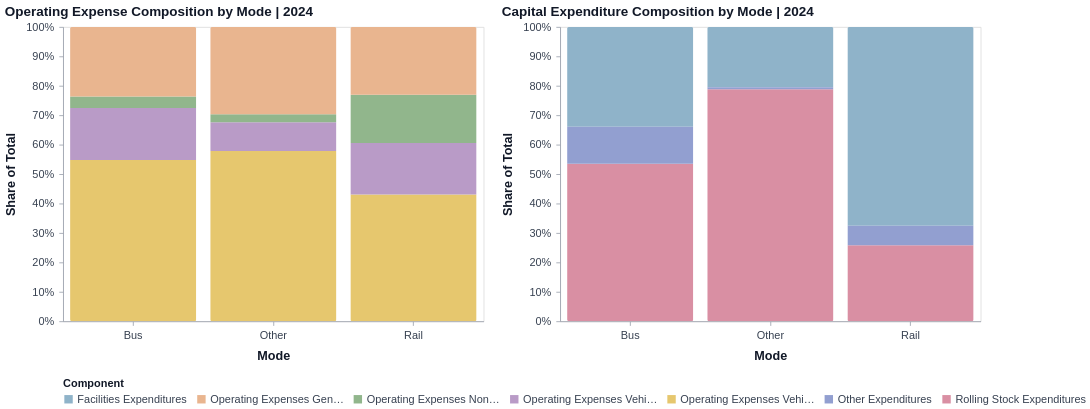

This figure's notebook cell:
### Markdown cell above
### 1.3 Expenses Breakdown by Mode for Latest NTD Year

### Code cell
opex_chart = mode_report_chart.breakdown_chart(
    df_opex,
    group_column = "mode_group", 
    year_column = "year",
    component_columns=[
        "operating_expenses_vehicle_operations_real",
        "operating_expenses_vehicle_maintenance_real",
        "operating_expenses_nonvehicle_maintenance_real",
        "operating_expenses_general_administration_real",
    ],
    title = "Operating Expense Composition by Mode",
)

capex_chart = mode_report_chart.breakdown_chart(
    df_capex,
    group_column = "mode_group", 
    year_column = "year",
    component_columns=[
        "rolling_stock_expenditures_real",
        "facilities_expenditures_real",
        "other_expenditures_real",
    ],
    title = "Capital Expenditure Composition by Mode",
)

charts = [opex_chart, capex_chart]

breakdown_by_mode = (
    alt.hconcat(*charts)
    .configure_axis(**mode_report_chart.ALT_AXIS_CONFIG)
    .configure(font = mode_report_chart.CHART_FONT)
)

breakdown_by_mode

### Figure 1 — Vega specification as saved in the notebook (floating-point values rounded to 4 significant figures)
{"$schema": "https://vega.github.io/schema/vega/v6.json", "data": [{"name": "_server_source_0", "values": [{"year": 2015, "mode_group": "Bus", "component": "Operating Expenses Vehicle Operations", "amount": 2730.0}, {"year": 2015, "mode_group": "Other", "component": "Operating Expenses Vehicle Operations", "amount": 491.4}, {"year": 2015, "mode_group": "Rail", "component": "Operating Expenses Vehicle Operations", "amount": 1033.0}, {"year": 2016, "mode_group": "Bus", "component": "Operating Expenses Vehicle Operations", "amount": 2823.0}, {"year": 2016, "mode_group": "Other", "component": "Operating Expenses Vehicle Operations", "amount": 465.5}, {"year": 2016, "mode_group": "Rail", "component": "Operating Expenses Vehicle Operations", "amount": 1074.0}, {"year": 2017, "mode_group": "Bus", "component": "Operating Expenses Vehicle Operations", "amount": 2918.0}, {"year": 2017, "mode_group": "Other", "component": "Operating Expenses Vehicle Operations", "amount": 460.2}, {"year": 2017, "mode_group": "Rail", "component": "Operating Expenses Vehicle Operations", "amount": 1101.0}, {"year": 2018, "mode_group": "Bus", "component": "Operating Expenses Vehicle Operations", "amount": 2978.0}, {"year": 2018, "mode_group": "Other", "component": "Operating Expenses Vehicle Operations", "amount": 458.9}, {"year": 2018, "mode_group": "Rail", "component": "Operating Expenses Vehicle Operations", "amount": 1128.0}, {"year": 2019, "mode_group": "Bus", "component": "Operating Expenses Vehicle Operations", "amount": 3074.0}, {"year": 2019, "mode_group": "Other", "component": "Operating Expenses Vehicle Operations", "amount": 490.7}, {"year": 2019, "mode_group": "Rail", "component": "Operating Expenses Vehicle Operations", "amount": 1225.0}, {"year": 2020, "mode_group": "Bus", "component": "Operating Expenses Vehicle Operations", "amount": 2942.0}, {"year": 2020, "mode_group": "Other", "component": "Operating Expenses Vehicle Operations", "amount": 453.5}, {"year": 2020, "mode_group": "Rail", "component": "Operating Expenses Vehicle Operations", "amount": 1168.0}, {"year": 2021, "mode_group": "Bus", "component": "Operating Expenses Vehicle Operations", "amount": 2661.0}, {"year": 2021, "mode_group": "Other", "component": "Operating Expenses Vehicle Operations", "amount": 325.2}, {"year": 2021, "mode_group": "Rail", "component": "Operating Expenses Vehicle Operations", "amount": 964.6}, {"year": 2022, "mode_group": "Bus", "component": "Operating Expenses Vehicle Operations", "amount": 2696.0}, {"year": 2022, "mode_group": "Other", "component": "Operating Expenses Vehicle Operations", "amount": 420.0}, {"year": 2022, "mode_group": "Rail", "component": "Operating Expenses Vehicle Operations", "amount": 1057.0}, {"year": 2023, "mode_group": "Bus", "component": "Operating Expenses Vehicle Operations", "amount": 2997.0}, {"year": 2023, "mode_group": "Other", "component": "Operating Expenses Vehicle Operations", "amount": 493.1}, {"year": 2023, "mode_group": "Rail", "component": "Operating Expenses Vehicle Operations", "amount": 1197.0}, {"year": 2024, "mode_group": "Bus", "component": "Operating Expenses Vehicle Operations", "amount": 3075.0}, {"year": 2024, "mode_group": "Other", "component": "Operating Expenses Vehicle Operations", "amount": 555.4}, {"year": 2024, "mode_group": "Rail", "component": "Operating Expenses Vehicle Operations", "amount": 1345.0}, {"year": 2015, "mode_group": "Bus", "component": "Operating Expenses Vehicle Maintenance", "amount": 956.9}, {"year": 2015, "mode_group": "Other", "component": "Operating Expenses Vehicle Maintenance", "amount": 87.17}, {"year": 2015, "mode_group": "Rail", "component": "Operating Expenses Vehicle Maintenance", "amount": 476.5}, {"year": 2016, "mode_group": "Bus", "component": "Operating Expenses Vehicle Maintenance", "amount": 978.6}, {"year": 2016, "mode_group": "Other", "component": "Operating Expenses Vehicle Maintenance", "amount": 95.09}, {"year": 2016, "mode_group": "Rail", "component": "Operating Expenses Vehicle Maintenance", "amount": 556.3}, {"year": 2017, "mode_group": "Bus", "component": "Operating Expenses Vehicle Maintenance", "amount": 1002.0}, {"year": 2017, "mode_group": "Other", "component": "Operating Expenses Vehicle Maintenance", "amount": 95.24}, {"year": 2017, "mode_group": "Rail", "component": "Operating Expenses Vehicle Maintenance", "amount": 554.7}, {"year": 2018, "mode_group": "Bus", "component": "Operating Expenses Vehicle Maintenance", "amount": 995.9}, {"year": 2018, "mode_group": "Other", "component": "Operating Expenses Vehicle Maintenance", "amount": 93.96}, {"year": 2018, "mode_group": "Rail", "component": "Operating Expenses Vehicle Maintenance", "amount": 609.0}, {"year": 2019, "mode_group": "Bus", "component": "Operating Expenses Vehicle Maintenance", "amount": 1011.0}, {"year": 2019, "mode_group": "Other", "component": "Operating Expenses Vehicle Maintenance", "amount": 95.81}, {"year": 2019, "mode_group": "Rail", "component": "Operating Expenses Vehicle Maintenance", "amount": 585.0}, {"year": 2020, "mode_group": "Bus", "component": "Operating Expenses Vehicle Maintenance", "amount": 983.9}, {"year": 2020, "mode_group": "Other", "component": "Operating Expenses Vehicle Maintenance", "amount": 83.89}, {"year": 2020, "mode_group": "Rail", "component": "Operating Expenses Vehicle Maintenance", "amount": 563.7}, {"year": 2021, "mode_group": "Bus", "component": "Operating Expenses Vehicle Maintenance", "amount": 931.9}, {"year": 2021, "mode_group": "Other", "component": "Operating Expenses Vehicle Maintenance", "amount": 69.8}, {"year": 2021, "mode_group": "Rail", "component": "Operating Expenses Vehicle Maintenance", "amount": 484.6}, {"year": 2022, "mode_group": "Bus", "component": "Operating Expenses Vehicle Maintenance", "amount": 893.0}, {"year": 2022, "mode_group": "Other", "component": "Operating Expenses Vehicle Maintenance", "amount": 74.38}, {"year": 2022, "mode_group": "Rail", "component": "Operating Expenses Vehicle Maintenance", "amount": 490.0}, {"year": 2023, "mode_group": "Bus", "component": "Operating Expenses Vehicle Maintenance", "amount": 952.1}, {"year": 2023, "mode_group": "Other", "component": "Operating Expenses Vehicle Maintenance", "amount": 83.24}, {"year": 2023, "mode_group": "Rail", "component": "Operating Expenses Vehicle Maintenance", "amount": 523.5}, {"year": 2024, "mode_group": "Bus", "component": "Operating Expenses Vehicle Maintenance", "amount": 987.7}, {"year": 2024, "mode_group": "Other", "component": "Operating Expenses Vehicle Maintenance", "amount": 93.64}, {"year": 2024, "mode_group": "Rail", "component": "Operating Expenses Vehicle Maintenance", "amount": 546.7}, {"year": 2015, "mode_group": "Bus", "component": "Operating Expenses Nonvehicle Maintenance", "amount": 198.7}, {"year": 2015, "mode_group": "Other", "component": "Operating Expenses Nonvehicle Maintenance", "amount": 13.59}, {"year": 2015, "mode_group": "Rail", "component": "Operating Expenses Nonvehicle Maintenance", "amount": 405.1}, {"year": 2016, "mode_group": "Bus", "component": "Operating Expenses Nonvehicle Maintenance", "amount": 193.9}, {"year": 2016, "mode_group": "Other", "component": "Operating Expenses Nonvehicle Maintenance", "amount": 14.65}, {"year": 2016, "mode_group": "Rail", "component": "Operating Expenses Nonvehicle Maintenance", "amount": 419.9}, {"year": 2017, "mode_group": "Bus", "component": "Operating Expenses Nonvehicle Maintenance", "amount": 197.2}, {"year": 2017, "mode_group": "Other", "component": "Operating Expenses Nonvehicle Maintenance", "amount": 15.7}, {"year": 2017, "mode_group": "Rail", "component": "Operating Expenses Nonvehicle Maintenance", "amount": 449.0}, {"year": 2018, "mode_group": "Bus", "component": "Operating Expenses Nonvehicle Maintenance", "amount": 189.4}, {"year": 2018, "mode_group": "Other", "component": "Operating Expenses Nonvehicle Maintenance", "amount": 17.12}, {"year": 2018, "mode_group": "Rail", "component": "Operating Expenses Nonvehicle Maintenance", "amount": 457.3}, {"year": 2019, "mode_group": "Bus", "component": "Operating Expenses Nonvehicle Maintenance", "amount": 200.9}, {"year": 2019, "mode_group": "Other", "component": "Operating Expenses Nonvehicle Maintenance", "amount": 16.59}, {"year": 2019, "mode_group": "Rail", "component": "Operating Expenses Nonvehicle Maintenance", "amount": 474.7}, {"year": 2020, "mode_group": "Bus", "component": "Operating Expenses Nonvehicle Maintenance", "amount": 224.9}, {"year": 2020, "mode_group": "Other", "component": "Operating Expenses Nonvehicle Maintenance", "amount": 20.62}, {"year": 2020, "mode_group": "Rail", "component": "Operating Expenses Nonvehicle Maintenance", "amount": 474.5}, {"year": 2021, "mode_group": "Bus", "component": "Operating Expenses Nonvehicle Maintenance", "amount": 205.0}, {"year": 2021, "mode_group": "Other", "component": "Operating Expenses Nonvehicle Maintenance", "amount": 18.89}, {"year": 2021, "mode_group": "Rail", "component": "Operating Expenses Nonvehicle Maintenance", "amount": 414.3}, {"year": 2022, "mode_group": "Bus", "component": "Operating Expenses Nonvehicle Maintenance", "amount": 191.7}, {"year": 2022, "mode_group": "Other", "component": "Operating Expenses Nonvehicle Maintenance", "amount": 18.34}, {"year": 2022, "mode_group": "Rail", "component": "Operating Expenses Nonvehicle Maintenance", "amount": 415.9}, {"year": 2023, "mode_group": "Bus", "component": "Operating Expenses Nonvehicle Maintenance", "amount": 207.4}, {"year": 2023, "mode_group": "Other", "component": "Operating Expenses Nonvehicle Maintenance", "amount": 22.79}, {"year": 2023, "mode_group": "Rail", "component": "Operating Expenses Nonvehicle Maintenance", "amount": 493.0}, {"year": 2024, "mode_group": "Bus", "component": "Operating Expenses Nonvehicle Maintenance", "amount": 218.7}, {"year": 2024, "mode_group": "Other", "component": "Operating Expenses Nonvehicle Maintenance", "amount": 26.22}, {"year": 2024, "mode_group": "Rail", "component": "Operating Expenses Nonvehicle Maintenance", "amount": 513.8}, {"year": 2015, "mode_group": "Bus", "component": "Operating Expenses General Administration", "amount": 1006.0}, {"year": 2015, "mode_group": "Other", "component": "Operating Expenses General Administration", "amount": 226.4}, {"year": 2015, "mode_group": "Rail", "component": "Operating Expenses General Administration", "amount": 499.2}, {"year": 2016, "mode_group": "Bus", "component": "Operating Expenses General Administration", "amount": 1139.0}, {"year": 2016, "mode_group": "Other", "component": "Operating Expenses General Administration", "amount": 227.9}, {"year": 2016, "mode_group": "Rail", "component": "Operating Expenses General Administration", "amount": 550.4}, {"year": 2017, "mode_group": "Bus", "component": "Operating Expenses General Administration", "amount": 1156.0}, {"year": 2017, "mode_group": "Other", "component": "Operating Expenses General Administration", "amount": 228.4}, {"year": 2017, "mode_group": "Rail", "component": "Operating Expenses General Administration", "amount": 607.7}, {"year": 2018, "mode_group": "Bus", "component": "Operating Expenses General Administration", "amount": 1177.0}, {"year": 2018, "mode_group": "Other", "component": "Operating Expenses General Administration", "amount": 230.3}, {"year": 2018, "mode_group": "Rail", "component": "Operating Expenses General Administration", "amount": 621.2}, {"year": 2019, "mode_group": "Bus", "component": "Operating Expenses General Administration", "amount": 1241.0}, {"year": 2019, "mode_group": "Other", "component": "Operating Expenses General Administration", "amount": 255.8}, {"year": 2019, "mode_group": "Rail", "component": "Operating Expenses General Administration", "amount": 607.3}, {"year": 2020, "mode_group": "Bus", "component": "Operating Expenses General Administration", "amount": 1365.0}, {"year": 2020, "mode_group": "Other", "component": "Operating Expenses General Administration", "amount": 244.8}, {"year": 2020, "mode_group": "Rail", "component": "Operating Expenses General Administration", "amount": 613.5}, {"year": 2021, "mode_group": "Bus", "component": "Operating Expenses General Administration", "amount": 1233.0}, {"year": 2021, "mode_group": "Other", "component": "Operating Expenses General Administration", "amount": 226.8}, {"year": 2021, "mode_group": "Rail", "component": "Operating Expenses General Administration", "amount": 579.8}, {"year": 2022, "mode_group": "Bus", "component": "Operating Expenses General Administration", "amount": 1113.0}, {"year": 2022, "mode_group": "Other", "component": "Operating Expenses General Administration", "amount": 231.7}, {"year": 2022, "mode_group": "Rail", "component": "Operating Expenses General Administration", "amount": 602.0}, {"year": 2023, "mode_group": "Bus", "component": "Operating Expenses General Administration", "amount": 1199.0}, {"year": 2023, "mode_group": "Other", "component": "Operating Expenses General Administration", "amount": 254.0}, {"year": 2023, "mode_group": "Rail", "component": "Operating Expenses General Administration", "amount": 578.4}, {"year": 2024, "mode_group": "Bus", "component": "Operating Expenses General Administration", "amount": 1328.0}, {"year": 2024, "mode_group": "Other", "component": "Operating Expenses General Administration", "amount": 285.3}, {"year": 2024, "mode_group": "Rail", "component": "Operating Expenses General Administration", "amount": 719.1}]}, {"name": "_server_source_1", "values": [{"year": 2015, "mode_group": "Bus", "component": "Rolling Stock Expenditures", "amount": 720.7}, {"year": 2015, "mode_group": "Other", "component": "Rolling Stock Expenditures", "amount": 65.6}, {"year": 2015, "mode_group": "Rail", "component": "Rolling Stock Expenditures", "amount": 200.3}, {"year": 2016, "mode_group": "Bus", "component": "Rolling Stock Expenditures", "amount": 953.1}, {"year": 2016, "mode_group": "Other", "component": "Rolling Stock Expenditures", "amount": 64.83}, {"year": 2016, "mode_group": "Rail", "component": "Rolling Stock Expenditures", "amount": 292.6}, {"year": 2017, "mode_group": "Bus", "component": "Rolling Stock Expenditures", "amount": 894.8}, {"year": 2017, "mode_group": "Other", "component": "Rolling Stock Expenditures", "amount": 127.2}, {"year": 2017, "mode_group": "Rail", "component": "Rolling Stock Expenditures", "amount": 404.3}, {"year": 2018, "mode_group": "Bus", "component": "Rolling Stock Expenditures", "amount": 722.3}, {"year": 2018, "mode_group": "Other", "component": "Rolling Stock Expenditures", "amount": 89.95}, {"year": 2018, "mode_group": "Rail", "component": "Rolling Stock Expenditures", "amount": 611.2}, {"year": 2019, "mode_group": "Bus", "component": "Rolling Stock Expenditures", "amount": 853.5}, {"year": 2019, "mode_group": "Other", "component": "Rolling Stock Expenditures", "amount": 121.2}, {"year": 2019, "mode_group": "Rail", "component": "Rolling Stock Expenditures", "amount": 805.8}, {"year": 2020, "mode_group": "Bus", "component": "Rolling Stock Expenditures", "amount": 713.0}, {"year": 2020, "mode_group": "Other", "component": "Rolling Stock Expenditures", "amount": 101.4}, {"year": 2020, "mode_group": "Rail", "component": "Rolling Stock Expenditures", "amount": 965.7}, {"year": 2021, "mode_group": "Bus", "component": "Rolling Stock Expenditures", "amount": 628.0}, {"year": 2021, "mode_group": "Other", "component": "Rolling Stock Expenditures", "amount": 52.11}, {"year": 2021, "mode_group": "Rail", "component": "Rolling Stock Expenditures", "amount": 676.4}, {"year": 2022, "mode_group": "Bus", "component": "Rolling Stock Expenditures", "amount": 464.7}, {"year": 2022, "mode_group": "Other", "component": "Rolling Stock Expenditures", "amount": 53.43}, {"year": 2022, "mode_group": "Rail", "component": "Rolling Stock Expenditures", "amount": 634.6}, {"year": 2023, "mode_group": "Bus", "component": "Rolling Stock Expenditures", "amount": 506.0}, {"year": 2023, "mode_group": "Other", "component": "Rolling Stock Expenditures", "amount": 29.83}, {"year": 2023, "mode_group": "Rail", "component": "Rolling Stock Expenditures", "amount": 868.6}, {"year": 2024, "mode_group": "Bus", "component": "Rolling Stock Expenditures", "amount": 515.9}, {"year": 2024, "mode_group": "Other", "component": "Rolling Stock Expenditures", "amount": 65.67}, {"year": 2024, "mode_group": "Rail", "component": "Rolling Stock Expenditures", "amount": 1069.0}, {"year": 2015, "mode_group": "Bus", "component": "Facilities Expenditures", "amount": 449.6}, {"year": 2015, "mode_group": "Other", "component": "Facilities Expenditures", "amount": 30.29}, {"year": 2015, "mode_group": "Rail", "component": "Facilities Expenditures", "amount": 4112.0}, {"year": 2016, "mode_group": "Bus", "component": "Facilities Expenditures", "amount": 238.4}, {"year": 2016, "mode_group": "Other", "component": "Facilities Expenditures", "amount": 39.1}, {"year": 2016, "mode_group": "Rail", "component": "Facilities Expenditures", "amount": 3529.0}, {"year": 2017, "mode_group": "Bus", "component": "Facilities Expenditures", "amount": 285.1}, {"year": 2017, "mode_group": "Other", "component": "Facilities Expenditures", "amount": 54.7}, {"year": 2017, "mode_group": "Rail", "component": "Facilities Expenditures", "amount": 3104.0}, {"year": 2018, "mode_group": "Bus", "component": "Facilities Expenditures", "amount": 409.8}, {"year": 2018, "mode_group": "Other", "component": "Facilities Expenditures", "amount": 93.49}, {"year": 2018, "mode_group": "Rail", "component": "Facilities Expenditures", "amount": 3046.0}, {"year": 2019, "mode_group": "Bus", "component": "Facilities Expenditures", "amount": 367.7}, {"year": 2019, "mode_group": "Other", "component": "Facilities Expenditures", "amount": 65.41}, {"year": 2019, "mode_group": "Rail", "component": "Facilities Expenditures", "amount": 3101.0}, {"year": 2020, "mode_group": "Bus", "component": "Facilities Expenditures", "amount": 303.2}, {"year": 2020, "mode_group": "Other", "component": "Facilities Expenditures", "amount": 22.9}, {"year": 2020, "mode_group": "Rail", "component": "Facilities Expenditures", "amount": 3817.0}, {"year": 2021, "mode_group": "Bus", "component": "Facilities Expenditures", "amount": 268.6}, {"year": 2021, "mode_group": "Other", "component": "Facilities Expenditures", "amount": 13.0}, {"year": 2021, "mode_group": "Rail", "component": "Facilities Expenditures", "amount": 3391.0}, {"year": 2022, "mode_group": "Bus", "component": "Facilities Expenditures", "amount": 181.8}, {"year": 2022, "mode_group": "Other", "component": "Facilities Expenditures", "amount": 9.556}, {"year": 2022, "mode_group": "Rail", "component": "Facilities Expenditures", "amount": 4669.0}, {"year": 2023, "mode_group": "Bus", "component": "Facilities Expenditures", "amount": 226.6}, {"year": 2023, "mode_group": "Other", "component": "Facilities Expenditures", "amount": 22.38}, {"year": 2023, "mode_group": "Rail", "component": "Facilities Expenditures", "amount": 3050.0}, {"year": 2024, "mode_group": "Bus", "component": "Facilities Expenditures", "amount": 326.8}, {"year": 2024, "mode_group": "Other", "component": "Facilities Expenditures", "amount": 17.06}, {"year": 2024, "mode_group": "Rail", "component": "Facilities Expenditures", "amount": 2797.0}, {"year": 2015, "mode_group": "Bus", "component": "Other Expenditures", "amount": 132.5}, {"year": 2015, "mode_group": "Other", "component": "Other Expenditures", "amount": 3.13}, {"year": 2015, "mode_group": "Rail", "component": "Other Expenditures", "amount": 204.8}, {"year": 2016, "mode_group": "Bus", "component": "Other Expenditures", "amount": 136.1}, {"year": 2016, "mode_group": "Other", "component": "Other Expenditures", "amount": 7.372}, {"year": 2016, "mode_group": "Rail", "component": "Other Expenditures", "amount": 256.2}, {"year": 2017, "mode_group": "Bus", "component": "Other Expenditures", "amount": 159.9}, {"year": 2017, "mode_group": "Other", "component": "Other Expenditures", "amount": 3.198}, {"year": 2017, "mode_group": "Rail", "component": "Other Expenditures", "amount": 214.2}, {"year": 2018, "mode_group": "Bus", "component": "Other Expenditures", "amount": 133.0}, {"year": 2018, "mode_group": "Other", "component": "Other Expenditures", "amount": 4.289}, {"year": 2018, "mode_group": "Rail", "component": "Other Expenditures", "amount": 137.1}, {"year": 2019, "mode_group": "Bus", "component": "Other Expenditures", "amount": 101.5}, {"year": 2019, "mode_group": "Other", "component": "Other Expenditures", "amount": 1.707}, {"year": 2019, "mode_group": "Rail", "component": "Other Expenditures", "amount": 176.2}, {"year": 2020, "mode_group": "Bus", "component": "Other Expenditures", "amount": 123.0}, {"year": 2020, "mode_group": "Other", "component": "Other Expenditures", "amount": 4.209}, {"year": 2020, "mode_group": "Rail", "component": "Other Expenditures", "amount": 148.3}, {"year": 2021, "mode_group": "Bus", "component": "Other Expenditures", "amount": 79.14}, {"year": 2021, "mode_group": "Other", "component": "Other Expenditures", "amount": 5.296}, {"year": 2021, "mode_group": "Rail", "component": "Other Expenditures", "amount": 155.1}, {"year": 2022, "mode_group": "Bus", "component": "Other Expenditures", "amount": 93.86}, {"year": 2022, "mode_group": "Other", "component": "Other Expenditures", "amount": 2.911}, {"year": 2022, "mode_group": "Rail", "component": "Other Expenditures", "amount": 325.3}, {"year": 2023, "mode_group": "Bus", "component": "Other Expenditures", "amount": 134.8}, {"year": 2023, "mode_group": "Other", "component": "Other Expenditures", "amount": 0.719}, {"year": 2023, "mode_group": "Rail", "component": "Other Expenditures", "amount": 149.3}, {"year": 2024, "mode_group": "Bus", "component": "Other Expenditures", "amount": 120.8}, {"year": 2024, "mode_group": "Other", "component": "Other Expenditures", "amount": 0.6314}, {"year": 2024, "mode_group": "Rail", "component": "Other Expenditures", "amount": 275.3}]}, {"name": "source_0", "source": "_server_source_0", "transform": [{"type": "filter", "expr": "datum['year'] == year_sel"}, {"type": "stack", "field": "amount", "groupby": ["mode_group"], "sort": {"field": ["component"], "order": ["descending"]}, "as": ["amount_start", "amount_end"], "offset": "normalize"}, {"type": "filter", "expr": "isValid(datum[\"amount\"]) && isFinite(+datum[\"amount\"])"}]}, {"name": "source_1", "source": "_server_source_1", "transform": [{"type": "filter", "expr": "datum['year'] == year_sel"}, {"type": "stack", "field": "amount", "groupby": ["mode_group"], "sort": {"field": ["component"], "order": ["descending"]}, "as": ["amount_start", "amount_end"], "offset": "normalize"}, {"type": "filter", "expr": "isValid(datum[\"amount\"]) && isFinite(+datum[\"amount\"])"}]}, {"name": "source_0_color_domain_component_0", "source": "source_0", "transform": [{"type": "aggregate", "groupby": ["component"], "fields": [], "ops": [], "as": []}, {"type": "formula", "expr": "datum['component']", "as": "sort_field"}, {"type": "project", "fields": ["component"]}]}, {"name": "source_1_color_domain_component_1", "source": "source_1", "transform": [{"type": "aggregate", "groupby": ["component"], "fields": [], "ops": [], "as": []}, {"type": "formula", "expr": "datum['component']", "as": "sort_field"}, {"type": "project", "fields": ["component"]}]}, {"name": "source_0_concat_0_x_domain_mode_group", "source": "source_0", "transform": [{"type": "aggregate", "groupby": ["mode_group"], "fields": [], "ops": [], "as": []}, {"type": "formula", "expr": "datum['mode_group']", "as": "sort_field"}, {"type": "project", "fields": ["mode_group"]}]}, {"name": "source_1_concat_1_x_domain_mode_group", "source": "source_1", "transform": [{"type": "aggregate", "groupby": ["mode_group"], "fields": [], "ops": [], "as": []}, {"type": "formula", "expr": "datum['mode_group']", "as": "sort_field"}, {"type": "project", "fields": ["mode_group"]}]}], "signals": [{"name": "childWidth", "value": 500}, {"name": "year_sel", "value": 2024, "bind": {"input": "select", "options": [2015, 2016, 2017, 2018, 2019, 2020, 2021, 2022, 2023, 2024], "name": "Year "}}], "marks": [{"type": "group", "name": "concat_0_group", "encode": {"update": {"height": {"signal": "height"}, "width": {"signal": "childWidth"}}}, "marks": [{"type": "group", "from": {"facet": {"data": "source_0", "name": "stack_group_concat_0_main", "groupby": ["mode_group"], "aggregate": {"fields": ["amount_start", "amount_start", "amount_end", "amount_end"], "ops": ["min", "max", "min", "max"]}}}, "encode": {"update": {"y": {"signal": "min(scale('concat_0_y',datum[\"min_amount_start\"]),scale('concat_0_y',datum[\"max_amount_start\"]),scale('concat_0_y',datum[\"min_amount_end\"]),scale('concat_0_y',datum[\"max_amount_end\"]))"}, "width": {"signal": "max(0.25, bandwidth('concat_0_x'))"}, "cornerRadius": {"value": 2}, "x": {"field": "mode_group", "scale": "concat_0_x"}, "y2": {"signal": "max(scale('concat_0_y',datum[\"min_amount_start\"]),scale('concat_0_y',datum[\"max_amount_start\"]),scale('concat_0_y',datum[\"min_amount_end\"]),scale('concat_0_y',datum[\"max_amount_end\"]))"}, "clip": {"value": true}}}, "marks": [{"type": "group", "encode": {"update": {"width": {"field": {"signal": null, "datum": null, "group": "width", "parent": null}}, "y": {"field": {"signal": null, "datum": null, "group": "y", "parent": null}, "mult": -1}}}, "marks": [{"type": "rect", "name": "concat_0_marks", "from": {"data": "stack_group_concat_0_main"}, "encode": {"update": {"width": {"field": {"signal": null, "datum": null, "group": "width", "parent": null}}, "y2": {"field": "amount_start", "scale": "concat_0_y"}, "y": {"field": "amount_end", "scale": "concat_0_y"}, "fill": {"field": "component", "scale": "color"}, "tooltip": {"signal": "{\"Mode\": isValid(datum[\"mode_group\"]) ? isArray(datum[\"mode_group\"]) ? join(datum[\"mode_group\"], '\\n') : datum[\"mode_group\"] : \"\"+datum[\"mode_group\"], \"Component\": isValid(datum[\"component\"]) ? isArray(datum[\"component\"]) ? join(datum[\"component\"], '\\n') : datum[\"component\"] : \"\"+datum[\"component\"], \"Amount ($M)\": format(datum[\"amount\"], \",.1f\")}"}}}, "style": ["bar"]}]}]}], "axes": [{"scale": "concat_0_x", "labelColor": "#374151", "orient": "bottom", "labelFontSize": 13, "titleFont": "Arial", "grid": false, "titleFontSize": 15, "tickColor": "#9CA3AF", "labelBaseline": "top", "labelFontWeight": 500, "title": "Mode", "labelFont": "Arial", "titleFontWeight": 600, "labelPadding": 6, "zindex": 0, "titleColor": "#111827", "domainColor": "#9CA3AF", "titlePadding": 10, "labelAngle": 0}, {"scale": "concat_0_y", "labelFontSize": 13, "grid": false, "labelFontWeight": 500, "labelPadding": 6, "tickColor": "#9CA3AF", "titleColor": "#111827", "tickCount": {"signal": "ceil(height/40)"}, "title": "Share of Total", "orient": "left", "zindex": 0, "labelFont": "Arial", "titleFont": "Arial", "titleFontSize": 15, "labelColor": "#374151", "labelOverlap": true, "domainColor": "#9CA3AF", "titlePadding": 10, "titleFontWeight": 600, "format": ".0%"}], "title": {"text": {"signal": "'Operating Expense Composition by Mode | ' + year_sel"}, "fontSize": 16, "font": "Century Gothic, Helvetica, Arial, sans-serif", "color": "#111827", "fontWeight": 600, "anchor": "start"}, "style": "cell"}, {"type": "group", "name": "concat_1_group", "encode": {"update": {"width": {"signal": "childWidth"}, "height": {"signal": "height"}}}, "marks": [{"type": "group", "from": {"facet": {"data": "source_1", "name": "stack_group_concat_1_main", "groupby": ["mode_group"], "aggregate": {"fields": ["amount_start", "amount_start", "amount_end", "amount_end"], "ops": ["min", "max", "min", "max"]}}}, "encode": {"update": {"clip": {"value": true}, "cornerRadius": {"value": 2}, "width": {"signal": "max(0.25, bandwidth('concat_1_x'))"}, "x": {"field": "mode_group", "scale": "concat_1_x"}, "y2": {"signal": "max(scale('concat_1_y',datum[\"min_amount_start\"]),scale('concat_1_y',datum[\"max_amount_start\"]),scale('concat_1_y',datum[\"min_amount_end\"]),scale('concat_1_y',datum[\"max_amount_end\"]))"}, "y": {"signal": "min(scale('concat_1_y',datum[\"min_amount_start\"]),scale('concat_1_y',datum[\"max_amount_start\"]),scale('concat_1_y',datum[\"min_amount_end\"]),scale('concat_1_y',datum[\"max_amount_end\"]))"}}}, "marks": [{"type": "group", "encode": {"update": {"width": {"field": {"signal": null, "datum": null, "group": "width", "parent": null}}, "y": {"field": {"signal": null, "datum": null, "group": "y", "parent": null}, "mult": -1}}}, "marks": [{"type": "rect", "name": "concat_1_marks", "from": {"data": "stack_group_concat_1_main"}, "encode": {"update": {"fill": {"field": "component", "scale": "color"}, "y2": {"field": "amount_start", "scale": "concat_1_y"}, "y": {"field": "amount_end", "scale": "concat_1_y"}, "width": {"field": {"signal": null, "datum": null, "group": "width", "parent": null}}, "tooltip": {"signal": "{\"Mode\": isValid(datum[\"mode_group\"]) ? isArray(datum[\"mode_group\"]) ? join(datum[\"mode_group\"], '\\n') : datum[\"mode_group\"] : \"\"+datum[\"mode_group\"], \"Component\": isValid(datum[\"component\"]) ? isArray(datum[\"component\"]) ? join(datum[\"component\"], '\\n') : datum[\"component\"] : \"\"+datum[\"component\"], \"Amount ($M)\": format(datum[\"amount\"], \",.1f\")}"}}}, "style": ["bar"]}]}]}], "axes": [{"scale": "concat_1_x", "tickColor": "#9CA3AF", "labelBaseline": "top", "zindex": 0, "orient": "bottom", "labelColor": "#374151", "titlePadding": 10, "grid": false, "labelFontSize": 13, "titleFontWeight": 600, "titleColor": "#111827", "domainColor": "#9CA3AF", "labelAngle": 0, "titleFontSize": 15, "titleFont": "Arial", "labelFont": "Arial", "labelFontWeight": 500, "title": "Mode", "labelPadding": 6}, {"scale": "concat_1_y", "orient": "left", "titleFontWeight": 600, "domainColor": "#9CA3AF", "tickCount": {"signal": "ceil(height/40)"}, "tickColor": "#9CA3AF", "titlePadding": 10, "labelColor": "#374151", "zindex": 0, "titleColor": "#111827", "titleFont": "Arial", "labelFont": "Arial", "labelOverlap": true, "grid": false, "title": "Share of Total", "labelPadding": 6, "labelFontWeight": 500, "labelFontSize": 13, "format": ".0%", "titleFontSize": 15}], "title": {"text": {"signal": "'Capital Expenditure Composition by Mode | ' + year_sel"}, "fontSize": 16, "fontWeight": 600, "color": "#111827", "font": "Century Gothic, Helvetica, Arial, sans-serif", "anchor": "start"}, "style": "cell"}], "scales": [{"name": "color", "type": "ordinal", "domain": {"fields": [{"data": "source_0_color_domain_component_0", "field": "component"}, {"data": "source_1_color_domain_component_1", "field": "component"}], "sort": true}, "range": ["#8FB3C9", "#E9B58F", "#91B68C", "#B99BC7", "#E6C76E", "#929FD0", "#D98FA3", "#79B8AE", "#A88BBE", "#E5A078", "#70B9C5", "#C39ACB", "#A4C887", "#DDBB83", "#8799C4"]}, {"name": "concat_0_x", "type": "band", "domain": {"data": "source_0_concat_0_x_domain_mode_group", "field": "mode_group", "sort": true}, "range": [0, {"signal": "childWidth"}], "paddingInner": 0.1, "paddingOuter": 0.05}, {"name": "concat_0_y", "type": "linear", "domain": [0, 1], "range": [{"signal": "height"}, 0], "zero": true, "nice": true}, {"name": "concat_1_x", "type": "band", "domain": {"data": "source_1_concat_1_x_domain_mode_group", "field": "mode_group", "sort": true}, "range": [0, {"signal": "childWidth"}], "paddingOuter": 0.05, "paddingInner": 0.1}, {"name": "concat_1_y", "type": "linear", "domain": [0, 1], "range": [{"signal": "height"}, 0], "nice": true, "zero": true}], "padding": 5, "background": "white", "height": 350, "layout": {"padding": 20, "bounds": "full", "align": "each"}, "config": {"style": {"guide-label": {"font": "Century Gothic, Helvetica, Arial, sans-serif"}, "guide-title": {"font": "Century Gothic, Helvetica, Arial, sans-serif"}, "group-title": {"font": "Century Gothic, Helvetica, Arial, sans-serif"}, "group-subtitle": {"font": "Century Gothic, Helvetica, Arial, sans-serif"}, "text": {"font": "Century Gothic, Helvetica, Arial, sans-serif"}}}, "legends": [{"direction": "horizontal", "labelColor": "#374151", "labelFont": "Century Gothic, Helvetica, Arial, sans-serif", "labelFontSize": 13, "orient": "bottom", "title": "Component", "titleColor": "#111827", "titleFont": "Century Gothic, Helvetica, Arial, sans-serif", "titleFontSize": 13, "fill": "color", "symbolType": "square"}]}
